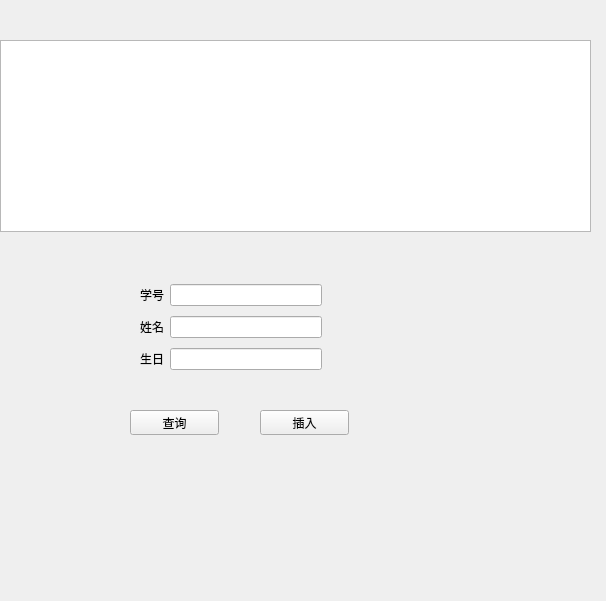
<?xml version="1.0" encoding="UTF-8"?>
<ui version="4.0">
 <class>Widget</class>
 <widget class="QWidget" name="Widget">
  <property name="geometry">
   <rect>
    <x>0</x>
    <y>0</y>
    <width>606</width>
    <height>601</height>
   </rect>
  </property>
  <property name="windowTitle">
   <string>Widget</string>
  </property>
  <widget class="QPushButton" name="pushButton_find">
   <property name="geometry">
    <rect>
     <x>130</x>
     <y>410</y>
     <width>89</width>
     <height>25</height>
    </rect>
   </property>
   <property name="text">
    <string>查询</string>
   </property>
  </widget>
  <widget class="QPushButton" name="pushButton_insert">
   <property name="geometry">
    <rect>
     <x>260</x>
     <y>410</y>
     <width>89</width>
     <height>25</height>
    </rect>
   </property>
   <property name="text">
    <string>插入</string>
   </property>
  </widget>
  <widget class="QTableView" name="tableView">
   <property name="geometry">
    <rect>
     <x>0</x>
     <y>40</y>
     <width>591</width>
     <height>192</height>
    </rect>
   </property>
  </widget>
  <widget class="QWidget" name="">
   <property name="geometry">
    <rect>
     <x>140</x>
     <y>280</y>
     <width>182</width>
     <height>95</height>
    </rect>
   </property>
   <layout class="QVBoxLayout" name="verticalLayout">
    <item>
     <layout class="QHBoxLayout" name="horizontalLayout">
      <item>
       <widget class="QLabel" name="label">
        <property name="text">
         <string>学号</string>
        </property>
       </widget>
      </item>
      <item>
       <widget class="QLineEdit" name="lineEdit_id"/>
      </item>
     </layout>
    </item>
    <item>
     <layout class="QHBoxLayout" name="horizontalLayout_2">
      <item>
       <widget class="QLabel" name="label_2">
        <property name="text">
         <string>姓名</string>
        </property>
       </widget>
      </item>
      <item>
       <widget class="QLineEdit" name="lineEdit_name"/>
      </item>
     </layout>
    </item>
    <item>
     <layout class="QHBoxLayout" name="horizontalLayout_3">
      <item>
       <widget class="QLabel" name="label_3">
        <property name="text">
         <string>生日</string>
        </property>
       </widget>
      </item>
      <item>
       <widget class="QLineEdit" name="lineEdit_birth"/>
      </item>
     </layout>
    </item>
   </layout>
  </widget>
 </widget>
 <resources/>
 <connections/>
</ui>
